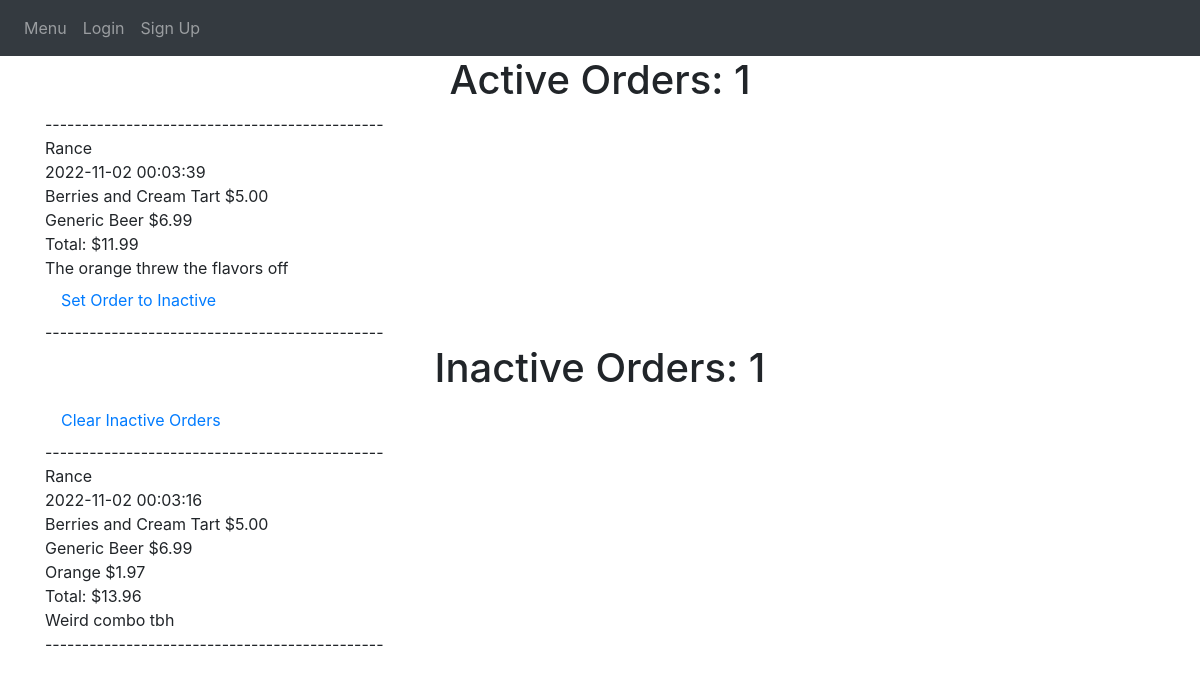
Page /view-orders on the committed database.
### avanzareApp/models.py (models this page shows)
class Order(db.Model):
    id = db.Column(db.Integer, primary_key=True)
    name = db.Column(db.String(150))
    comment = db.Column(db.String(10000))
    total = db.Column(db.Float)
    date = db.Column(db.DateTime(timezone=True), default=func.now())
    user_id = db.Column(db.Integer, db.ForeignKey('user.id'))
    is_active = db.Column(db.String(10))
    items = db.relationship('Menu_order')

class Menu_order(db.Model):
    id = db.Column(db.Integer, primary_key=True)
    name = db.Column(db.String(150))
    price = db.Column(db.String(150))
    description = db.Column(db.String(10000))
    menu_type = db.Column(db.String(150))
    date = db.Column(db.DateTime(timezone=True), default=func.now())
    order_id = db.Column(db.Integer, db.ForeignKey('order.id'))

### avanzareApp/views.py (the view)
@views.route('/view-orders', methods=['POST', 'GET'])
def view_orders():
    active_orders = Order.query.filter(Order.is_active == 'Active').all()
    inactive_orders = Order.query.filter(Order.is_active == 'Inactive').all()
    return render_template('view_orders.html', active_orders=active_orders, inactive_orders=inactive_orders, user=current_user)

### avanzareApp/templates/view_orders.html
{% extends "base.html" %} {% block title %}Home{% endblock %}
{% block content %}
{% set count = namespace(value=0) %}
{% for order in active_orders %}
    {% set count.value = count.value + 1 %}
{% endfor %}
<h1 align="center">Active Orders: {{ count.value }}</h1>
<div>----------------------------------------------</div>
{% for order in active_orders %}
    {{ order.name }}
    <br />
    {{ order.date }}
    <br />
    {% for item in order.items %}
        {{ item.name }}
        {% set tmp = "$" + (item.price | string) %}
        {{ tmp }}
        <br />
    {% endfor %}
    {% if "${:,.2f}".format(order.total) == "$-0.00" %}
        <div>Total: $0.00</div>
    {% else %}
        <div>Total: {{ "${:,.2f}".format(order.total) }}</div>
    {% endif %}
    {{ order.comment }}
    <a class="nav-item nav-link" href="{{ url_for('views.deactivate_orders', id=order.id) }}">Set Order to Inactive</a>
    <div>----------------------------------------------</div>
{% endfor %}
{% set count = namespace(value=0) %}
{% for order in inactive_orders %}
    {% set count.value = count.value + 1 %}
{% endfor %}
<h1 align="center">Inactive Orders: {{ count.value }}</h1>
<a class="nav-item nav-link" href="{{ url_for('views.clear_inactive_orders') }}">Clear Inactive Orders</a>
<div>----------------------------------------------</div>
{% for order in inactive_orders %}
    {{ order.name }}
    <br />
    {{ order.date }}
    <br />
    {% for item in order.items %}
        {{ item.name }}
        {% set tmp = "$" + (item.price | string) %}
        {{ tmp }}
        <br />
    {% endfor %}
    {% if "${:,.2f}".format(order.total) == "$-0.00" %}
        <div>Total: $0.00</div>
    {% else %}
        <div>Total: {{ "${:,.2f}".format(order.total) }}</div>
    {% endif %}
    {{ order.comment }}
    <div>----------------------------------------------</div>
{% endfor %}
{% endblock %}

### rows in the picture
Order: name "Rance", date "2022-11-02 00:03:39", total "$11.99", comment "The orange threw the flavors off"
Menu_order: name "Berries and Cream Tart", tmp "$5.00"
Menu_order: name "Generic Beer", tmp "$6.99"
Order: name "Rance", date "2022-11-02 00:03:16", total "$13.96", comment "Weird combo tbh"
Menu_order: name "Berries and Cream Tart", tmp "$5.00"
Menu_order: name "Generic Beer", tmp "$6.99"
Menu_order: name "Orange", tmp "$1.97"

### other values in the picture
{{ count.value }} "1"
